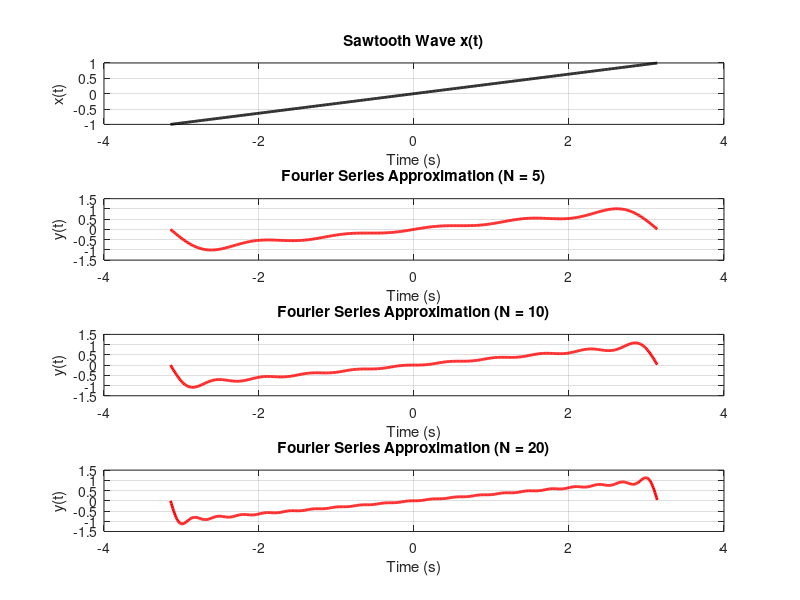

Source code (MATLAB):
% Parameters
T = 2 * pi;            % Period
t = -pi:0.01:pi;      % Time vector
x = t / pi;           % Sawtooth wave

% Number of terms for approximations
N_values = [5, 10, 20];

% Prepare the figure
figure;

% Plot the original sawtooth wave
subplot(length(N_values) + 1, 1, 1);
plot(t, x, 'k', 'LineWidth', 2);
title('Sawtooth Wave x(t)');
xlabel('Time (s)');
ylabel('x(t)');
grid on;

% Fourier series approximation
for j = 1:length(N_values)
    N = N_values(j);
    y_approx = zeros(size(t)); % Initialize the approximation

% Sum the first N terms of the Fourier series
    for n = 1:N
        bn = -2 * ((-1)^n) / (n * pi); % Calculate b_n
        y_approx = y_approx + bn * sin(n * t); % Add the n-th term
    end

    % Plot the approximation
    subplot(length(N_values) + 1, 1, j + 1);
    plot(t, y_approx, 'r', 'LineWidth', 2);
    title(['Fourier Series Approximation (N = ', num2str(N), ')']);
    xlabel('Time (s)');
    ylabel('y(t)');
    grid on;
end
